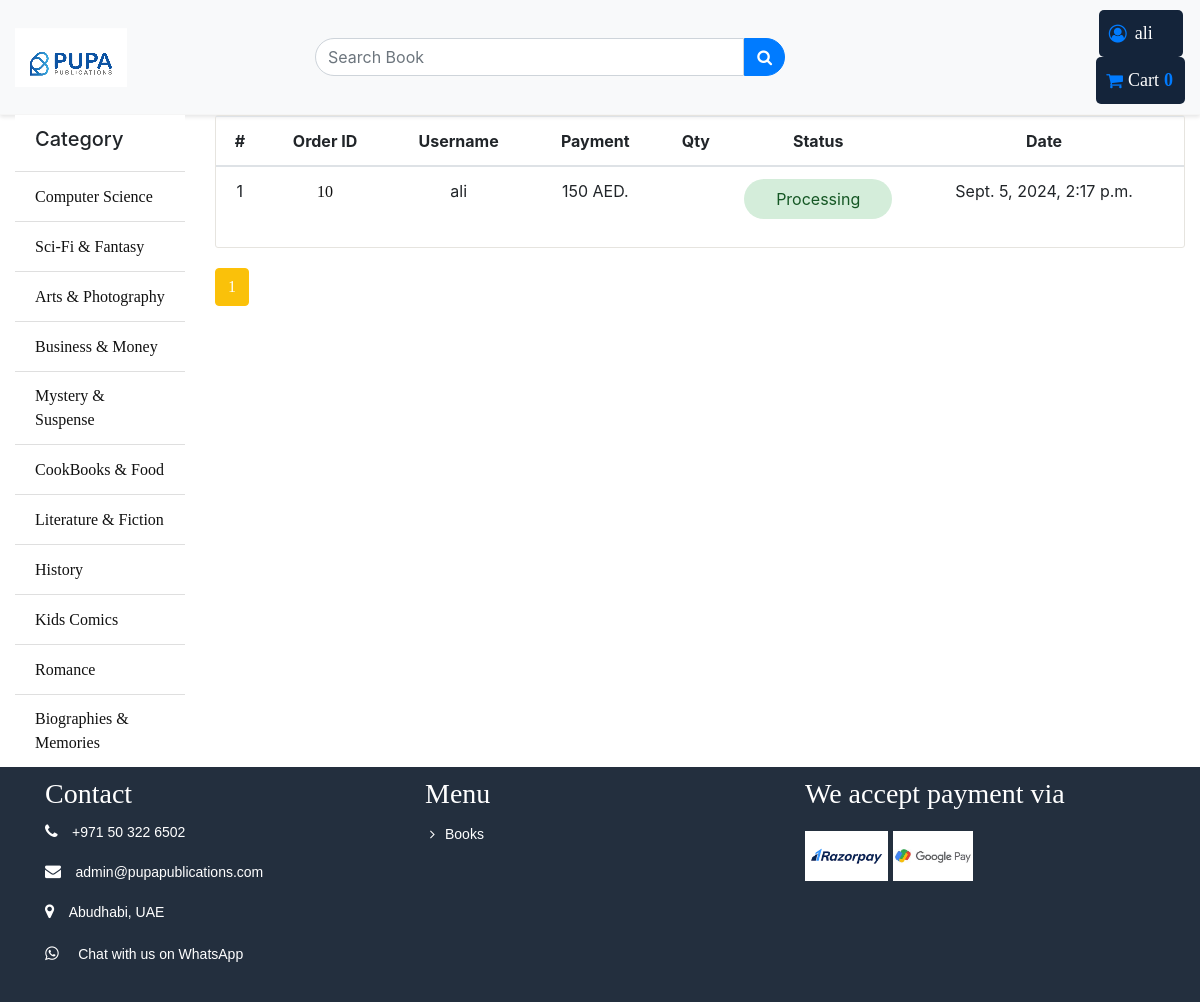
The app's page /order/ (signed in), older data.
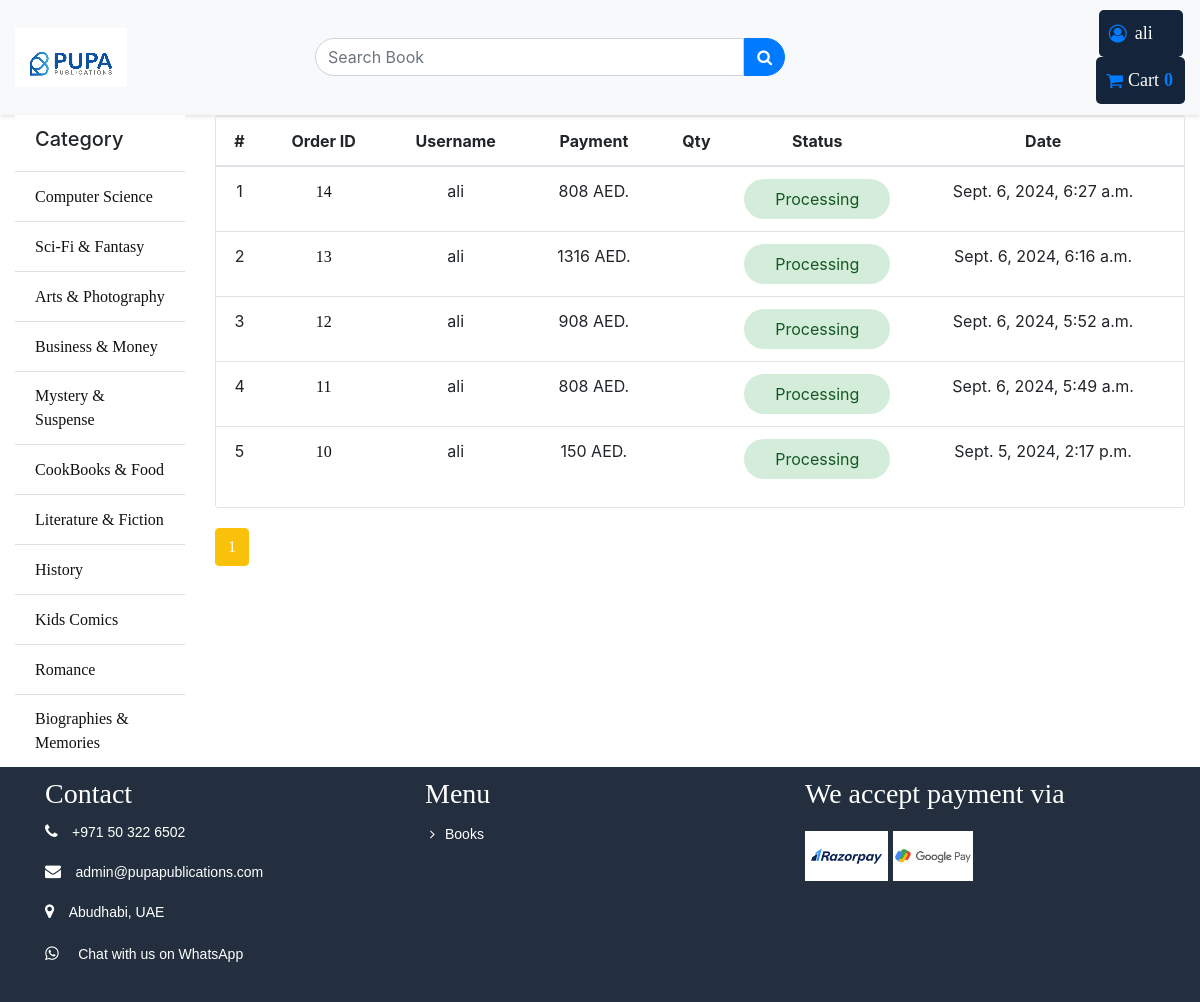
The same page, newer data.
### store/models.py (models this page shows, shortened)
class Category(models.Model):
	name = models.CharField(max_length = 100)
	slug = models.SlugField(max_length = 150, unique=True ,db_index=True)
	icon = models.FileField(upload_to = "category/")
	create_at = models.DateTimeField(auto_now_add = True)
	updated_at = models.DateTimeField(auto_now_add = True)

### order/models.py (models this page shows, shortened)
class Order(models.Model):
	customer = models.ForeignKey(User, on_delete = models.CASCADE)
	name = models.CharField(max_length=30)
	email = models.EmailField()
	phone = models.CharField(max_length=16)
	address = models.CharField(max_length=150)
	division = models.CharField(max_length=20)
	district = models.CharField(max_length=30)
	zip_code = models.CharField(max_length=30)
	payment_method = models.CharField(max_length = 20)
	account_no = models.CharField(max_length = 20)
	transaction_id = models.IntegerField()
	payable = models.IntegerField()
	totalbook = models.IntegerField()
	created = models.DateTimeField(auto_now_add=True)
	updated = models.DateTimeField(auto_now=True)
	paid = models.BooleanField(default=False)
	class Meta:
		ordering = ('-created', )

### order/views.py (the view)
# urls.py: path('', views.order_list, name="order_list"),
def order_list(request):
	my_order = Order.objects.filter(customer_id = request.user.id).order_by('-created')
	paginator = Paginator(my_order, 5)
	page = request.GET.get('page')
	myorder = paginator.get_page(page)
	return render(request, 'order/list.html', {"myorder": myorder})

### cart/cart.py (called while the page is built)
    def __len__(self):
        return sum(item['quantity'] for item in self.cart.values())

### store/context_processors.py (called while the page is built)
def sidebar(request):
	categories = Category.objects.all()
	context = {
		"cat":categories
	}
	return context

def cart(request):
	cart = Cart(request)
	context = {
		"cart": cart
	}
	return context

### order/templates/order/list.html (shortened to what this page needs)
{% extends 'store/base.html' %}
{% load static %}
{% block container %}
    <div class="cart_info">
        <table class="table table-hover">
            <thead class="text-center">
                <tr>
                    <th scope="col">#</th>
                    <th scope="col">Order ID</th>
                    <th scope="col">Username</th>
                    <th scope="col">Payment</th>
                    <th scope="col">Qty</th>
                    <th scope="col">Status</th>
                    <th scope="col">Date</th>
                </tr>
            </thead>
            <tbody class="text-center">
                {% for morder in myorder %}
                <tr>
                    <td>{{ forloop.counter }}</td>
                    <td><a href="{% url 'order:order_details' id=morder.id %}">{{ morder.id }}</a></td>
                    <td>{{ morder.customer.username }}</td>
                    <td>{{ morder.payable }} AED.</td>
                    <td>{{ morder.total_books }}</td>
                    <td class="text-center">
                        {% if morder.paid %}
                        <p class="status3">Confirmed</p>
                        {% else %}
                        <p class="status1">Processing</p>
                        {% endif %}
                    </td>
                    <td>{{ morder.created }}</td>
                </tr>
                {% empty %}
                <tr>
                    <td colspan="7">No orders found.</td>
                </tr>
                {% endfor %}
            </tbody>
        </table>
    </div>
    <div class="d-pagination">
        <ul class="pagination">
            {% for ord in myorder.paginator.page_range %}
                {% if ord == 1 or ord == myorder.paginator.num_pages or ord >= myorder.number|add:'-2' and ord <= myorder.number|add:'2' %}
                <li class="page-item {% if myorder.number == ord %}active{% endif %}">
                    <a class="page-link" href="?page={{ ord }}">{{ ord }}</a>
                </li>
                {% elif ord == myorder.number|add:'-3' or ord == myorder.number|add:'3' %}
                <li class="page-item disabled">
                    <span class="page-link">...</span>
                </li>
                {% endif %}
            {% endfor %}
        </ul>
    </div>
{% endblock %}

### store/templates/store/base.html (shortened to what this page needs)
<!DOCTYPE html>
<html>
<head>
	{% load static %}
	<link rel="stylesheet" type="text/css" href="{% static 'css/bootstrap.min.css' %}">
	<link rel="stylesheet" type="text/css" href="{% static 'css/font-awesome.min.css' %}">
	<link rel="stylesheet" type="text/css" href="{% static 'css/style.css' %}">
	<link rel="stylesheet" type="text/css" href="{% static 'css/responsive.css' %}">
	<link rel="stylesheet" type="text/css" href="{% static 'css/slick.css' %}">
	<link rel="stylesheet" type="text/css" href="{% static 'css/slick-theme.css' %}">
	<link rel="stylesheet" type="text/css" href="{% static 'css/skdslider.css' %}">
</head>
<body>
{% include 'store/bin/header.html' %}
<div class="container-fluid">
	<div class="row">
		<div class="col-sm-2">
			{% include 'store/bin/sidebar.html' %}
		</div>
		<div class="col-sm-10">
			{% block container %}{% endblock %}
		</div>
	</div>
</div>
{% include 'store/bin/footer.html' %}
</body>
</html>

### store/templates/store/bin/header.html (shortened to what this page needs)
{% load static %}
<div class="header-top">
	<div class="container-fluid">
		<div class="row align-items-center">
			<div class="col-6 col-sm-3">
				<a href="{% url 'store:index' %}">
					<img src="{% static 'images/logo/pupa-112x59.jpg' %}" alt="Pupa Logo" class="logo img-fluid"/>
				</a>
			</div>
			<div class="col-12 col-sm-5">
				<form action="{% url 'search:search' %}" method="GET" class="search-form">
					<div class="input-group">
						<input type="text" class="form-control" placeholder="Search Book" name="q" value="{{search}}">
						<button class="btn btn-primary" type="submit"><i class="fa fa-search"></i></button>
					</div>
				</form>
			</div>
			<div class="col-sm-4">
				<div class="pull-right">
					<ul class="navbar-nav">
						{% if request.user.is_authenticated %}
					    <li class="dropdown profile">
					    	<a href="#"><i class="fa fa-user-circle-o"></i> {{ request.user.username }}</a>
					    </li>
					    <li class="cart">
					    	<a href="{% url 'cart:cart_details' %}"><i class="fa fa-shopping-cart"></i> Cart
					    		<span class="totalcart" id="gettotalcart">{{ cart|length }}</span>
					    	</a>
					    </li>
					    {% endif %}
					</ul>
				</div>
			</div>
		</div>
	</div>
</div>

### store/templates/store/bin/sidebar.html
			<ul class="list-group list-group-flush">
				<li class="list-group-item"><h5>Category</h5></li>
				{% for p in cat %}
				<li class="list-group-item"><a href="{% url 'store:category' id=p.id %}">{{p.name}}</a></li>
				{% endfor %}
			</ul>

### store/templates/store/bin/footer.html
{% load static %}
<div class="footer">
	<div class="container">
		<div class="row">
			<div class="col-sm-6 col-md-4 col-xs-12 footer_menu">
				<h3>Contact</h3>
				<ul>
					<li class="footer_contact">
						<i class="fa fa-phone"></i>
						<p>+971 50 322 6502</p>
					</li>
					<li class="footer_contact">
						<i class="fa fa-envelope"></i>
						<p>admin@pupapublications.com</p>
					</li>
					<li class="footer_contact">
						<i class="fa fa-map-marker"></i>
						<p>Abudhabi, UAE</p>
					</li>
					<li class="footer_contact">
						<i class="fa fa-whatsapp"></i>
						<p><a href="https://wa.me/971503226502" target="_blank">Chat with us on WhatsApp</a></p>
					</li>
				</ul>
			</div>
			<div class="col-sm-6 col-md-4 col-xs-12 footer_menu">
				<h3>Menu</h3>
				<ul>
					<li class="footer_menu">
						<a href="{% url 'store:books' %}"><i class="fa fa-angle-right"></i>Books</a>
					</li>
				</ul>
			</div>
			<div class="col-sm-6 col-md-4 col-xs-12 footer_news">
				<h3>We accept payment via</h3>
				<div class="footer_paymentmethod">
					<img src="{% static 'images/razorpay.png' %}" alt="" />
					<img src="{% static 'images/google-pay.jpg' %}" alt="" />
				</div>
			</div>
		</div>
	</div>
</div>

### store/static/css/style.css (style rules this page uses)
.header-top { border-bottom: 1px solid #f5f5f5; padding-top: 10px; padding-bottom: 15px; background: none repeat scroll 0 0 #232f3e; }
.navbar-nav { display: block; }
.navbar-nav li { display: inline-block; }
.navbar-nav li a { color: #fff; font-size: 18px; text-decoration: none; }
.cart, .profile { background: #14243a; padding: 10px; border-radius: 5px; }
.totalcart { color: #fac10a; margin-right:2px; }
.titleheader > h3, a { font-family: "Times New Roman", Times, serif; display: inline-block; }
ul li { list-style: none; }
.list-group li a { color: #111; }
td a { color: #111!important; }
.page-link { color: #111!important; }
.page-item.active .page-link { z-index: 1; color: #fff!important; background-color: #fac10a!important; border-color: #ffc107!important; }
.d-pagination { margin-top: 20px; }
.cart_info { border: 1px solid #E6E4DF; border-radius: 3px; margin-bottom: 20px; }
.status1 { color: #155724; background-color: #d4edda; border-color: #c3e6cb; border-radius: 50px; padding: 8px; margin-bottom: 0; }
.footer { background:#232f3e; display: block; }
.footer_about h3, .footer_menu h3, .footer_news h3 { font-family: "Times New Roman", Times, serif; color:#ffffff; margin-top: 10px; }
.footer_about ul, .footer_menu ul { padding:0; }
.footer_contact i, .footer_menu i { color:#ffffff; margin-right: 10px; display:inline-block; }
.footer_contact p, .footer_menu a { font-size: 14px; color:#ffffff; font-family: Arial, Helvetica, sans-serif; display:inline-block; }
.footer_menu a { text-decoration: none; padding: 5px; }
.footer_paymentmethod { margin-top:20px; }
.footer_paymentmethod img { height:50px; background:#ffffff }

### store/templates/store/bin/header.html (style rules this page uses)
.header-top { background-color: #f8f9fa; padding: 10px 0; box-shadow: 0 2px 4px rgba(0, 0, 0, 0.1); }
.logo { max-width: 100%; height: auto; }
.search-form { width: 100%; }
.search-form .input-group { display: flex; }
.search-form .form-control { border-radius: 20px 0 0 20px; }
.search-form .btn { border-radius: 0 20px 20px 0; }
.pull-right { display: flex; justify-content: flex-end; align-items: center; }
.navbar-nav { list-style: none; padding: 0; margin: 0; display: flex; align-items: center; }
.profile a { color: #333; font-weight: 500; margin-right: 20px; display: flex; align-items: center; }
.profile i { margin-right: 8px; color: #007bff; font-size: 18px; }
.cart a { color: #333; display: flex; align-items: center; font-weight: 500; }
.cart i { margin-right: 5px; color: #007bff; font-size: 18px; }
.cart .totalcart { margin-left: 5px; color: #007bff; font-weight: bold; }

Row changes from the older to the newer data that the page shows:
added Order: id "14", customer.username "ali", payable "808", paid "Processing", created "Sept. 6, 2024, 6:27 a.m."
added Order: id "13", customer.username "ali", payable "1316", paid "Processing", created "Sept. 6, 2024, 6:16 a.m."
added Order: id "12", customer.username "ali", payable "908", paid "Processing", created "Sept. 6, 2024, 5:52 a.m."
added Order: id "11", customer.username "ali", payable "808", paid "Processing", created "Sept. 6, 2024, 5:49 a.m."
